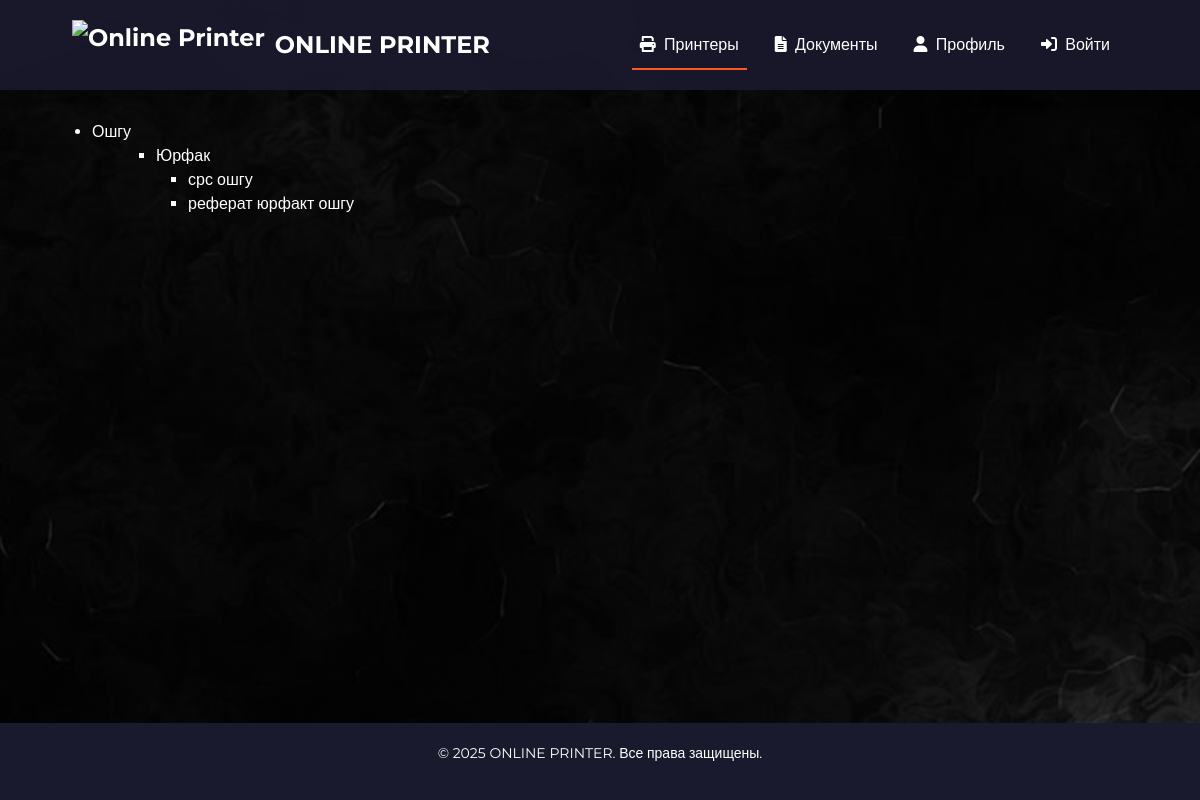
/document_tree, run on the app's committed database.
### core/models.py (models this page shows, shortened)
class TemplateDocumentGroup(models.Model):
    name = models.CharField(max_length=255, verbose_name="Название группы")
    parent_group = models.ForeignKey(
        'self', on_delete=models.CASCADE, null=True, blank=True, related_name='subgroups', verbose_name="Родительская группа"
    )
    created_at = models.DateTimeField(auto_now_add=True, verbose_name="Дата создания")

class TemplateDocument(models.Model):
    title = models.CharField(max_length=255, verbose_name="Название шаблона")
    file = models.FileField(upload_to="templates/", verbose_name="Файл шаблона")
    preview_image = models.ImageField(upload_to="template_previews/", verbose_name="Превью документа", blank=True, null=True)
    created_at = models.DateTimeField(auto_now_add=True, verbose_name="Дата загрузки")
    paper_count = models.PositiveIntegerField(default=1, verbose_name="Количество страниц")
    group = models.ForeignKey(
        TemplateDocumentGroup, on_delete=models.CASCADE, null=True, blank=True, related_name="documents", verbose_name="Группа"
    )

### core/views.py (the view)
# urls.py: path("document_tree",views.document_tree,name='document_tree'),
def document_tree(request):
    groups = TemplateDocumentGroup.objects.filter(parent_group__isnull=True)  # Только корневые группы
    return render(request, "shablon/list.html", {"groups": groups})

### core/templates/shablon/list.html (shortened to what this page needs)
{% extends "base.html" %}
{% block content %}
<ul>
    {% for group in groups %}
      <li>
        {{ group.name }}
        <ul>
          {% include "shablon/list2.html" with subgroups=group.subgroups.all %}
        </ul>
      </li>
    {% endfor %}
  </ul>
{% endblock content %}

### core/templates/shablon/list2.html (shortened to what this page needs)
<ul>
  {% for subgroup in subgroups %}
    <li>
      {{ subgroup.name }}
      <ul>
        {% for document in subgroup.documents.all %}
          <li>{{ document.title }}</li>
        {% endfor %}
         </ul>
    </li>
  {% endfor %}
</ul>

### data on the page
TemplateDocumentGroup: name "Ошгу"
TemplateDocumentGroup: name "Юрфак"
TemplateDocument: title "срс ошгу"
TemplateDocument: title "реферат юрфакт ошгу"
